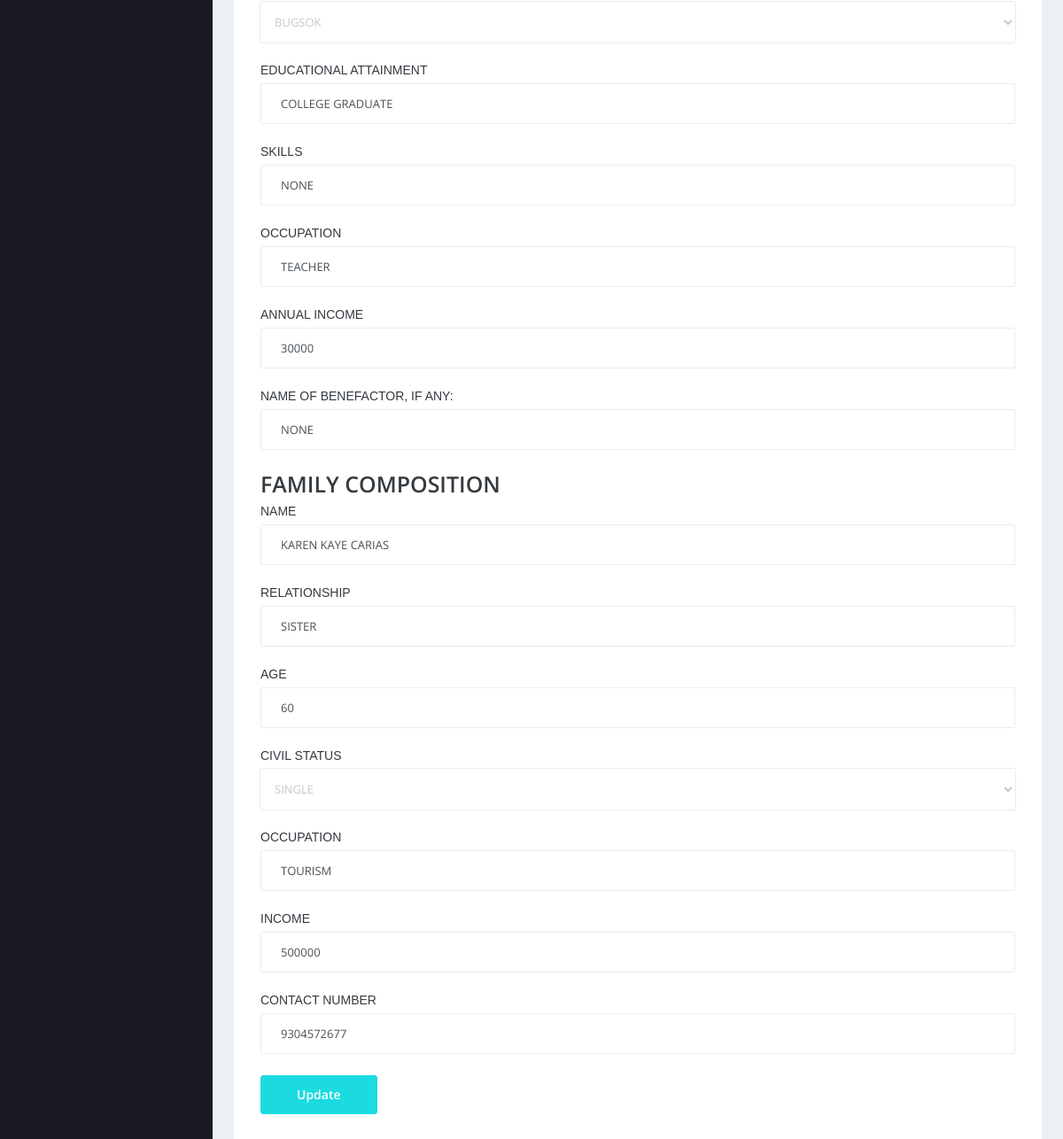
The page /admin/edit-student-detail.php?id=27 (signed in, lower part) on the database as committed earlier.
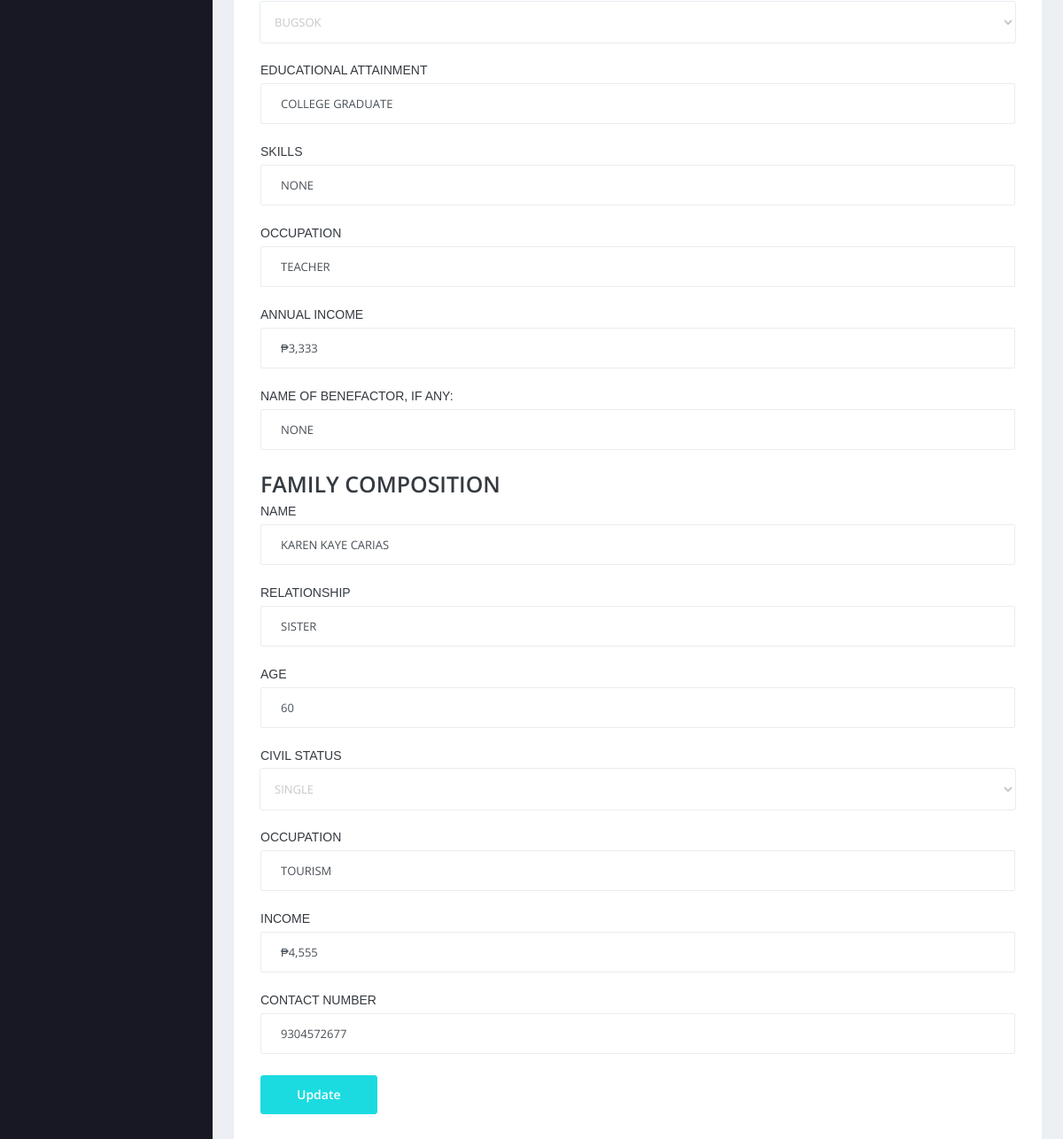
The same page on the database as committed later.
### tables this page shows
CREATE TABLE `tblsenior` (
  `ID` int(10) NOT NULL,
  `StuID` varchar(200) DEFAULT NULL,
  `SurName` varchar(200) DEFAULT NULL,
  `MiddleName` varchar(200) DEFAULT NULL,
  `FirstName` varchar(200) DEFAULT NULL,
  `NickName` varchar(250) NOT NULL,
  `DOB` date DEFAULT NULL,
  `Age` bigint(11) DEFAULT NULL,
  `Gender` varchar(50) DEFAULT NULL,
  `Religion` varchar(200) DEFAULT NULL,
  `PoB` varchar(500) DEFAULT NULL,
  `ContactNumber` bigint(11) DEFAULT NULL,
  `CitiEmail` varchar(200) DEFAULT NULL,
  `CivilStatus` varchar(200) DEFAULT NULL,
  `PuAddress` varchar(200) DEFAULT NULL,
  `Barangay` varchar(200) DEFAULT NULL,
  `EduAt` varchar(200) DEFAULT NULL,
  `Skills` varchar(200) DEFAULT NULL,
  `Occupation` varchar(200) DEFAULT NULL,
  `AnIncome` varchar(50) DEFAULT NULL,
  `NoB` varchar(200) DEFAULT NULL,
  `FcName` mediumtext DEFAULT NULL,
  `Relationship` mediumtext DEFAULT NULL,
  `FcAge` bigint(11) DEFAULT NULL,
  `FcCiviStatus` varchar(200) DEFAULT NULL,
  `FcIncome` varchar(50) DEFAULT NULL,
  `Fcoccupation` varchar(200) DEFAULT NULL,
  `AltenateNumber` bigint(11) DEFAULT NULL,
  `UserName` varchar(200) DEFAULT NULL,
  `Password` varchar(200) DEFAULT NULL,
  `Image` varchar(200) DEFAULT NULL,
  `DateofAdmission` timestamp NULL DEFAULT current_timestamp(),
  `Pension` varchar(50) DEFAULT NULL,
  `CheckBox` varchar(250) NOT NULL,
  `ControlNo` varchar(50) DEFAULT NULL
);

### admin/edit-student-detail.php (the view, shortened to what the changed rows need)
<?php
require 'connect.php';
if (strlen($_SESSION['sturecmsaid']==0)) {
  header('location:logout.php');
  } else{
  ?>
<!DOCTYPE html>
<html lang="en">
  <head>
    <link rel="stylesheet" href="vendors/simple-line-icons/css/simple-line-icons.css">
    <link rel="stylesheet" href="vendors/flag-icon-css/css/flag-icon.min.css">
    <link rel="stylesheet" href="vendors/css/vendor.bundle.base.css">
    <link rel="stylesheet" href="vendors/select2/select2.min.css">
    <link rel="stylesheet" href="vendors/select2-bootstrap-theme/select2-bootstrap.min.css">
    <link rel="stylesheet" href="css/style.css" />
  </head>
  <body>
    <div class="container-scroller">
      <div class="container-fluid page-body-wrapper">
        <div class="main-panel">
          <div class="content-wrapper">
            <div class="row" style="text-transform: uppercase;">
              <div class="col-12 grid-margin stretch-card">
                <div class="card">
                  <div class="card-body">
                    <form class="forms-sample" method="post" enctype="multipart/form-data">
					<?php
					$stmt = $mysqli->prepare("SELECT `StuID`, `SurName`, `FirstName`, `MiddleName`, `DOB`, `Age`, `Gender`, `Religion`, `PoB`, `ContactNumber`, `CitiEmail`, `CivilStatus`, `PuAddress`, `Barangay`, `EduAt`, `Skills`, `Occupation`, `AnIncome`, `Image`, `NoB`, `FcName`, `Relationship`, `FcAge`, `FcCiviStatus`, `Fcoccupation`, `FcIncome`, `AltenateNumber` FROM `tblsenior` WHERE `id` = ?");
					$stmt->bind_param("i", $_GET['id']);
					$stmt->execute();
					$stmt->store_result();
					if( $stmt->num_rows == 1 ) {
						$stmt->bind_result($stuid, $stuname, $fname, $mname, $dob, $age, $gender, $religion, $pob, $connum, $stuemail, $cstatus, $paddress, $barangay, $eduat, $skills, $occu, $anincome, $image, $nob, $fcname, $fcrelationship, $fcage, $fcstatus, $fcoccu, $fcincome, $altconnum);
             ?>
                      <div class="form-group">
                        <select style="text-transform: uppercase"  name="barangay" value="<?=$barangay?>" class="form-control" required='true'>
                        <option value="<?=$barangay?>"><?=$barangay?></option>
                        </select>
                      </div>
                      <div class="form-group">
                        <label for="exampleInputName1">Educational Attainment</label>
                        <input style="text-transform: uppercase" type="text" name="eduat" value="<?=$eduat?>" class="form-control" required='true'>
                      </div>
                      <div class="form-group">
                        <label for="exampleInputName1">Skills</label>
                        <input style="text-transform: uppercase" type="text" name="skills" value="<?=$skills?>" class="form-control" required='true'>
                      </div>
                      <div class="form-group">
                        <label for="exampleInputName1">Occupation</label>
                        <input style="text-transform: uppercase" type="text" name="occu" value="<?=$occu?>" class="form-control" required='true'>
                      </div>
                      <div class="form-group">
                        <label for="exampleInputName1">Annual Income</label>
                        <input type="text" name="anincome" value="<?=$anincome?>" class="form-control" required='true' maxlength="20" pattern="[0-9]+">
                      </div>
                      <div class="form-group">
                        <label for="exampleInputName1">Name of Benefactor, if any:</label>
                        <input style="text-transform: uppercase" type="text" name="nob" value="<?=$nob?>" class="form-control" required='true'>
                      </div>
                       <h3>Family Composition</h3>
                       <div class="form-group">
                        <label for="exampleInputName1">Name</label>
                        <input style="text-transform: uppercase" type="text" name="fcname" value="<?=$fcname?>" class="form-control" required='true'>
                      </div>
                      <div class="form-group">
                        <label for="exampleInputName1">Relationship</label>
                        <input style="text-transform: uppercase" type="text" name="fcrelationship" value="<?=$fcrelationship?>" class="form-control" required='true'>
                      </div>
                      <div class="form-group">
                        <label for="exampleInputName1">Age</label>
                        <input type="text" name="fcage" value="<?=$fcage?>" class="form-control" required='true' maxlength="10" pattern="[0-9]+">
                      </div>
                      <div class="form-group">
                        <label for="exampleInputName1">Civil Status</label>
                        <select style="text-transform: uppercase" name="fcstatus" value="" class="form-control" required='true'>
                          <option value="<?=$fcstatus?>"><?=$fcstatus?></option>
                        </select>
                      </div>
                      <div class="form-group">
                        <label for="exampleInputName1">Occupation</label>
                        <input style="text-transform: uppercase" type="text" name="fcoccu" value="<?=$fcoccu?>" class="form-control" required='true'>
                      </div>
                      <div class="form-group">
                        <label for="exampleInputName1">Income</label>
                        <input type="text" name="fcincome" value="<?=$fcincome?>" class="form-control" required='true' maxlength="20" pattern="[0-9]+">
                      </div>
                      <div class="form-group">
                        <label for="exampleInputName1">Contact Number</label>
                        <input type="text" name="altconnum" value="<?=$altconnum?>" class="form-control" required='true' maxlength="11" pattern="[0-9]+">
                      </div>
<div class="form-group">
                      <button type="submit" class="btn btn-primary mr-2" name="submit">Update</button>
                     </div>
</form>
<?php } else {
						echo "Invalid employee";
					} ?>
<body>
</body>
</html>
  </body>
</html><?php } ?>

Rows that differ between the two databases and show on the page:
changed tblsenior "Bugsok": anincome "30000" → "₱3,333"; fcincome "500000" → "₱4,555"
